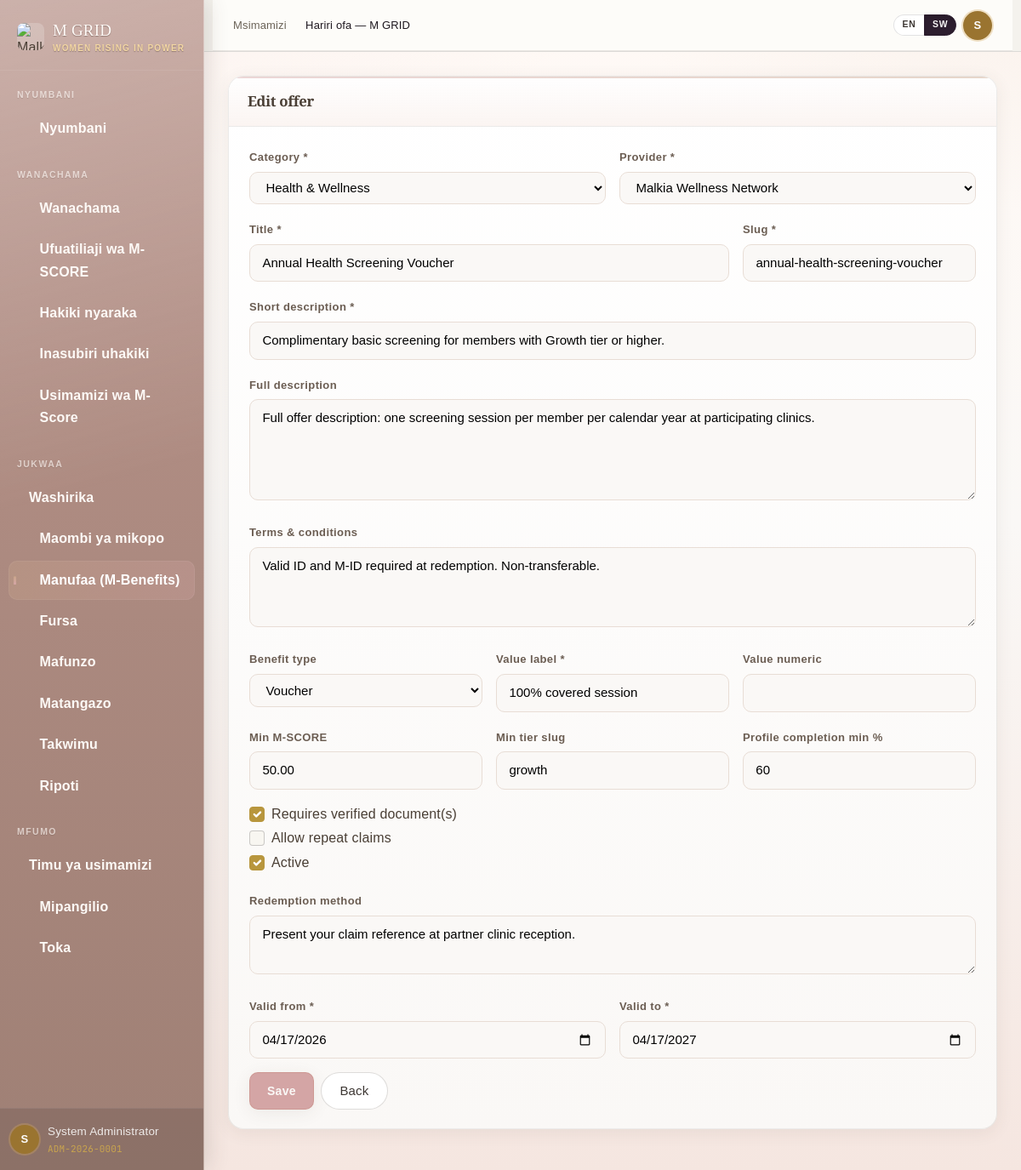
The page /admin/edit_benefit.php?id=1 (signed in) on the database its author committed.
### tables this page shows
CREATE TABLE IF NOT EXISTS benefit_offers (
  id INT UNSIGNED NOT NULL AUTO_INCREMENT PRIMARY KEY,
  category_id INT UNSIGNED NOT NULL,
  provider_id INT UNSIGNED NOT NULL,
  title VARCHAR(200) NOT NULL,
  slug VARCHAR(100) NOT NULL,
  short_description VARCHAR(500) NOT NULL,
  full_description TEXT NULL,
  terms_and_conditions TEXT NULL,
  benefit_type ENUM('discount','credit','voucher','service','other') NOT NULL DEFAULT 'discount',
  value_label VARCHAR(120) NOT NULL,
  value_numeric DECIMAL(12,2) NULL,
  min_mscore DECIMAL(6,2) NOT NULL DEFAULT 0,
  eligible_tier VARCHAR(64) NULL,
  requires_verified_documents TINYINT(1) NOT NULL DEFAULT 0,
  requires_profile_complete_percent TINYINT UNSIGNED NOT NULL DEFAULT 0,
  allow_repeat_claims TINYINT(1) NOT NULL DEFAULT 0,
  redemption_method TEXT NULL,
  valid_from DATE NOT NULL,
  valid_to DATE NOT NULL,
  is_active TINYINT(1) NOT NULL DEFAULT 1,
  created_at DATETIME NOT NULL DEFAULT CURRENT_TIMESTAMP,
  updated_at DATETIME NOT NULL DEFAULT CURRENT_TIMESTAMP ON UPDATE CURRENT_TIMESTAMP,
  UNIQUE KEY uq_benefit_offer_slug (slug),
  KEY idx_benefit_offer_active_dates (is_active, valid_from, valid_to),
  KEY idx_benefit_offer_category (category_id),
  KEY idx_benefit_offer_provider (provider_id),
  CONSTRAINT fk_benefit_offer_category FOREIGN KEY (category_id) REFERENCES benefit_categories (id)
    ON DELETE RESTRICT ON UPDATE CASCADE,
  CONSTRAINT fk_benefit_offer_provider FOREIGN KEY (provider_id) REFERENCES benefit_providers (id)
    ON DELETE RESTRICT ON UPDATE CASCADE
);

CREATE TABLE IF NOT EXISTS benefit_categories (
  id INT UNSIGNED NOT NULL AUTO_INCREMENT PRIMARY KEY,
  name VARCHAR(160) NOT NULL,
  slug VARCHAR(80) NOT NULL,
  sort_order INT NOT NULL DEFAULT 10,
  is_active TINYINT(1) NOT NULL DEFAULT 1,
  created_at DATETIME NOT NULL DEFAULT CURRENT_TIMESTAMP,
  updated_at DATETIME NOT NULL DEFAULT CURRENT_TIMESTAMP ON UPDATE CURRENT_TIMESTAMP,
  UNIQUE KEY uq_benefit_cat_slug (slug),
  KEY idx_benefit_cat_active (is_active, sort_order)
);

CREATE TABLE IF NOT EXISTS benefit_providers (
  id INT UNSIGNED NOT NULL AUTO_INCREMENT PRIMARY KEY,
  name VARCHAR(200) NOT NULL,
  slug VARCHAR(80) NOT NULL,
  contact_email VARCHAR(255) NULL,
  website_url VARCHAR(500) NULL,
  description TEXT NULL,
  is_active TINYINT(1) NOT NULL DEFAULT 1,
  created_at DATETIME NOT NULL DEFAULT CURRENT_TIMESTAMP,
  updated_at DATETIME NOT NULL DEFAULT CURRENT_TIMESTAMP ON UPDATE CURRENT_TIMESTAMP,
  UNIQUE KEY uq_benefit_provider_slug (slug),
  KEY idx_benefit_provider_active (is_active)
);

### includes/functions.php (called while the page is built, shortened)
<?php
function e(?string $value): string
{
    return htmlspecialchars((string) $value, ENT_QUOTES | ENT_SUBSTITUTE, 'UTF-8');
}
function url(string $path): string
{
    $path = ltrim($path, '/');
    if (MGRID_URL === '') {
        return '/' . $path;
    }
    return MGRID_URL . '/' . $path;
}

### includes/mbenefits_helper.php (called while the page is built, shortened)
<?php
function mbenefits_benefit_type_label(string $type): string
{
    return match ($type) {
        'discount' => 'Discount',
        'credit' => 'Credit',
        'voucher' => 'Voucher',
        'service' => 'Service',
        default => 'Other',
    };
}

### admin/edit_benefit.php (the view, shortened to what this page needs)
<?php
$pdo = db();
$id = (int) ($_GET['id'] ?? 0);
$st = $pdo->prepare('SELECT * FROM benefit_offers WHERE id = :id LIMIT 1');
$st->execute(['id' => $id]);
$offer = $st->fetch();
$cats = $pdo->query('SELECT id, name FROM benefit_categories ORDER BY sort_order, name')->fetchAll() ?: [];
$provs = $pdo->query('SELECT id, name FROM benefit_providers ORDER BY name')->fetchAll() ?: [];
?>
<div class="mgrid-card">
  <div class="mgrid-card-header"><h1 class="mgrid-card-title">Edit offer</h1></div>
  <div class="mgrid-card-body">
    <form method="post" class="row g-3">
      <div class="col-md-6">
        <label class="form-label">Category *</label>
        <select name="category_id" class="mgrid-form-control" required>
          <?php foreach ($cats as $c): ?>
            <option value="<?= (int) $c['id'] ?>" <?= (int) $c['id'] === (int) $offer['category_id'] ? 'selected' : '' ?>><?= e((string) $c['name']) ?></option>
          <?php endforeach; ?>
        </select>
      </div>
      <div class="col-md-6">
        <label class="form-label">Provider *</label>
        <select name="provider_id" class="mgrid-form-control" required>
          <?php foreach ($provs as $p): ?>
            <option value="<?= (int) $p['id'] ?>" <?= (int) $p['id'] === (int) $offer['provider_id'] ? 'selected' : '' ?>><?= e((string) $p['name']) ?></option>
          <?php endforeach; ?>
        </select>
      </div>
      <div class="col-md-8">
        <label class="form-label">Title *</label>
        <input type="text" name="title" class="mgrid-form-control" required maxlength="200" value="<?= e((string) $offer['title']) ?>">
      </div>
      <div class="col-md-4">
        <label class="form-label">Slug *</label>
        <input type="text" name="slug" class="mgrid-form-control" required maxlength="100" value="<?= e((string) $offer['slug']) ?>" pattern="[a-z0-9\-]+">
      </div>
      <div class="col-12">
        <label class="form-label">Short description *</label>
        <input type="text" name="short_description" class="mgrid-form-control" required maxlength="500" value="<?= e((string) $offer['short_description']) ?>">
      </div>
      <div class="col-12">
        <label class="form-label">Full description</label>
        <textarea name="full_description" class="mgrid-form-control" rows="4"><?= e((string) ($offer['full_description'] ?? '')) ?></textarea>
      </div>
      <div class="col-12">
        <label class="form-label">Terms &amp; conditions</label>
        <textarea name="terms_and_conditions" class="mgrid-form-control" rows="3"><?= e((string) ($offer['terms_and_conditions'] ?? '')) ?></textarea>
      </div>
      <div class="col-md-4">
        <label class="form-label">Benefit type</label>
        <select name="benefit_type" class="mgrid-form-control">
          <?php foreach (['discount', 'credit', 'voucher', 'service', 'other'] as $t): ?>
            <option value="<?= e($t) ?>" <?= ((string) $offer['benefit_type']) === $t ? 'selected' : '' ?>><?= e(mbenefits_benefit_type_label($t)) ?></option>
          <?php endforeach; ?>
        </select>
      </div>
      <div class="col-md-4">
        <label class="form-label">Value label *</label>
        <input type="text" name="value_label" class="mgrid-form-control" required maxlength="120" value="<?= e((string) $offer['value_label']) ?>">
      </div>
      <div class="col-md-4">
        <label class="form-label">Value numeric</label>
        <input type="number" step="0.01" name="value_numeric" class="mgrid-form-control" value="<?= $offer['value_numeric'] !== null ? e((string) $offer['value_numeric']) : '' ?>">
      </div>
      <div class="col-md-4">
        <label class="form-label">Min M-SCORE</label>
        <input type="number" step="0.01" name="min_mscore" class="mgrid-form-control" value="<?= e((string) $offer['min_mscore']) ?>">
      </div>
      <div class="col-md-4">
        <label class="form-label">Min tier slug</label>
        <input type="text" name="eligible_tier" class="mgrid-form-control" value="<?= e((string) ($offer['eligible_tier'] ?? '')) ?>" placeholder="growth, emerging, …">
      </div>
      <div class="col-md-4">
        <label class="form-label">Profile completion min %</label>
        <input type="number" name="requires_profile_complete_percent" class="mgrid-form-control" value="<?= (int) ($offer['requires_profile_complete_percent'] ?? 0) ?>" min="0" max="100">
      </div>
      <div class="col-12">
        <div class="form-check">
          <input class="form-check-input" type="checkbox" name="requires_verified_documents" id="rdoc" <?= (int) ($offer['requires_verified_documents'] ?? 0) === 1 ? 'checked' : '' ?>>
          <label class="form-check-label" for="rdoc">Requires verified document(s)</label>
        </div>
        <div class="form-check">
          <input class="form-check-input" type="checkbox" name="allow_repeat_claims" id="arep" <?= (int) ($offer['allow_repeat_claims'] ?? 0) === 1 ? 'checked' : '' ?>>
          <label class="form-check-label" for="arep">Allow repeat claims</label>
        </div>
        <div class="form-check">
          <input class="form-check-input" type="checkbox" name="is_active" id="act" <?= (int) ($offer['is_active'] ?? 0) === 1 ? 'checked' : '' ?>>
          <label class="form-check-label" for="act">Active</label>
        </div>
      </div>
      <div class="col-12">
        <label class="form-label">Redemption method</label>
        <textarea name="redemption_method" class="mgrid-form-control" rows="2"><?= e((string) ($offer['redemption_method'] ?? '')) ?></textarea>
      </div>
      <div class="col-md-6">
        <label class="form-label">Valid from *</label>
        <input type="date" name="valid_from" class="mgrid-form-control" required value="<?= e((string) $offer['valid_from']) ?>">
      </div>
      <div class="col-md-6">
        <label class="form-label">Valid to *</label>
        <input type="date" name="valid_to" class="mgrid-form-control" required value="<?= e((string) $offer['valid_to']) ?>">
      </div>
      <div class="col-12 d-flex gap-2">
        <button type="submit" class="btn-mgrid btn-mgrid-primary">Save</button>
        <a class="btn btn-outline-secondary" href="<?= e(url('admin/admin_benefits.php')) ?>">Back</a>
      </div>
    </form>
  </div>
</div>

### assets/css/mgrid-theme.css (style rules this page uses)
:root { --mgrid-gold-50: #fff7ea; --mgrid-gold-100: #f9e7c5; --mgrid-gold-200: #efd19a; --mgrid-gold-400: #d1a75e; --mgrid-gold-600: #a3793a; --mgrid-gold-800: #6f4f1f; --mgrid-gold-900: #3f2b0d; --mgrid-rose-50: #fff3f7; --mgrid-rose-100: #f8dce7; --mgrid-rose-300: #dd9ab2; --mgrid-rose-500: #bc6a8b; --mgrid-rose-700: #8a3f5d; --mgrid-ink-950: #1e1820; --mgrid-ink-800: #2f2431; --mgrid-ink-700: #443747; --mgrid-ink-500: #6f6272; --mgrid-ink-300: #ab9ead; --mgrid-ink-100: #ece3ea; --mgrid-ink-50: #fbf7fa; --mgrid-surface: #ffffff; --mgrid-surface-alt: #fdf8fb; --mgrid-surface-raised: #ffffff; --mgrid-success-bg: #edfaf3; --mgrid-success-text: #1a6b42; --mgrid-warning-bg: #fef8ec; --mgrid-warning-text: #8a5c00; --mgrid-danger-bg: #fef0ef; --mgrid-danger-text: #9b2525; --mgrid-info-bg: #eff5fe; --mgrid-info-text: #1a4a8c; --mgrid-tier-bronze-bg: #f5e8dc; --mgrid-tier-bronze-text: #7a4020; --mgrid-tier-bronze-ring: #c07845; --mgrid-tier-silver-bg: #efefef; --mgrid-tier-silver-text: #3d3d3d; --mgrid-tier-silver-ring: #8c8c8c; --mgrid-tier-gold-bg: #fbf0cc; --mgrid-tier-gold-text: #6b4e1a; --mgrid-tier-gold-ring: #c9a44e; --mgrid-tier-diamond-bg: #ecf4fa; --mgrid-tier-diamond-text: #1a3d6b; --mgrid-tier-diamond-ring: #4a90c4; --mgrid-tier-pending-bg: #f4f0ec; --mgrid-tier-pending-text: #6b6358; --mgrid-tier-pending-ring: #a89f98; --mgrid-sidebar-width: 240px; --mgrid-sidebar-collapsed: 68px; --mgrid-topbar-height: 60px; --mgrid-content-max: 1280px; --mgrid-radius-sm: 6px; --mgrid-radius-md: 10px; --mgrid-radius-lg: 16px; --mgrid-radius-xl: 24px; --mgrid-shadow-card: 0 1px 3px rgba(46, 31, 44, 0.08), 0 8px 24px rgba(46, 31, 44, 0.06); --mgrid-shadow-elevated: 0 8px 30px rgba(46, 31, 44, 0.14), 0 2px 6px rgba(46, 31, 44, 0.08); }
[data-mgrid-theme="regal-rose"] { --mgrid-gold-50: #fbf5e6; --mgrid-gold-100: #f3e3b4; --mgrid-gold-200: #e8cc80; --mgrid-gold-400: #c9a44e; --mgrid-gold-600: #9a7430; --mgrid-gold-800: #6b4e1a; --mgrid-ink-800: #2c2724; --mgrid-ink-700: #3d3733; --mgrid-ink-500: #6b6358; --mgrid-surface-alt: #fdfaf5; }
body { font-family: "DM Sans", system-ui, sans-serif; font-size: 15px; color: var(--mgrid-ink-950); background: linear-gradient(180deg, #fffafd 0%, var(--mgrid-surface-alt) 60%, #f9f3f8 100%); -webkit-font-smoothing: antialiased; }
h1, h2, h3, h4, h5 { font-weight: 500; line-height: 1.3; }
.mgrid-card, .mgrid-stat-card { background: var(--mgrid-surface-raised); border: 1px solid var(--mgrid-ink-100); border-radius: var(--mgrid-radius-lg); box-shadow: var(--mgrid-shadow-card); }
.mgrid-card { position: relative; overflow: hidden; }
.mgrid-card::before { content: ""; position: absolute; inset: 0 0 auto 0; height: 3px; background: linear-gradient(90deg, var(--mgrid-rose-500), var(--mgrid-gold-400)); opacity: .55; }
.mgrid-card-header { padding: 16px 24px; border-bottom: 1px solid var(--mgrid-ink-100); display: flex; align-items: center; justify-content: space-between; }
.mgrid-card-body { padding: 20px 24px; }
.btn-mgrid { display: inline-flex; align-items: center; gap: 7px; padding: 9px 20px; border-radius: var(--mgrid-radius-md); font-size: 14px; font-weight: 500; text-decoration: none; border: none; transition: .15s; }
.btn-mgrid-primary { background: linear-gradient(135deg, var(--mgrid-rose-500), var(--mgrid-gold-400)); color: #fff; box-shadow: 0 8px 20px rgba(188,106,139,.28); }

### assets/css/mgrid-auth.css (style rules this page uses)
.mgrid-form-control { width: 100%; padding: 10px 14px; border: 1px solid var(--mgrid-ink-100); border-radius: var(--mgrid-radius-md); font-size: 14.5px; }

### rows shown on the page
benefit_offers: category_id "Health & Wellness", provider_id "Malkia Wellness Network", title "Annual Health Screening Voucher", slug "annual-health-screening-voucher", short_description "Complimentary basic screening for members with Growth tier or higher.", full_description "Full offer description: one screening session per member per calendar year at participating clinics.", terms_and_conditions "Valid ID and M-ID required at redemption. Non-transferable.", value_label "100% covered session", min_mscore "50.00", eligible_tier "growth", requires_profile_complete_percent "60", requires_verified_documents "☑", is_active "☑", redemption_method "Present your claim reference at partner clinic reception.", valid_from "04/17/2026", valid_to "04/17/2027"

### other values the page prints
$initial "S"
$actor['full_name'] "System Administrator"
$actorId "ADM-2026-0001"
$mgrid_page_title "Hariri ofa — M GRID"
substr($u['full_name'], 0, 1) "S"
form field benefit_type "Voucher"
